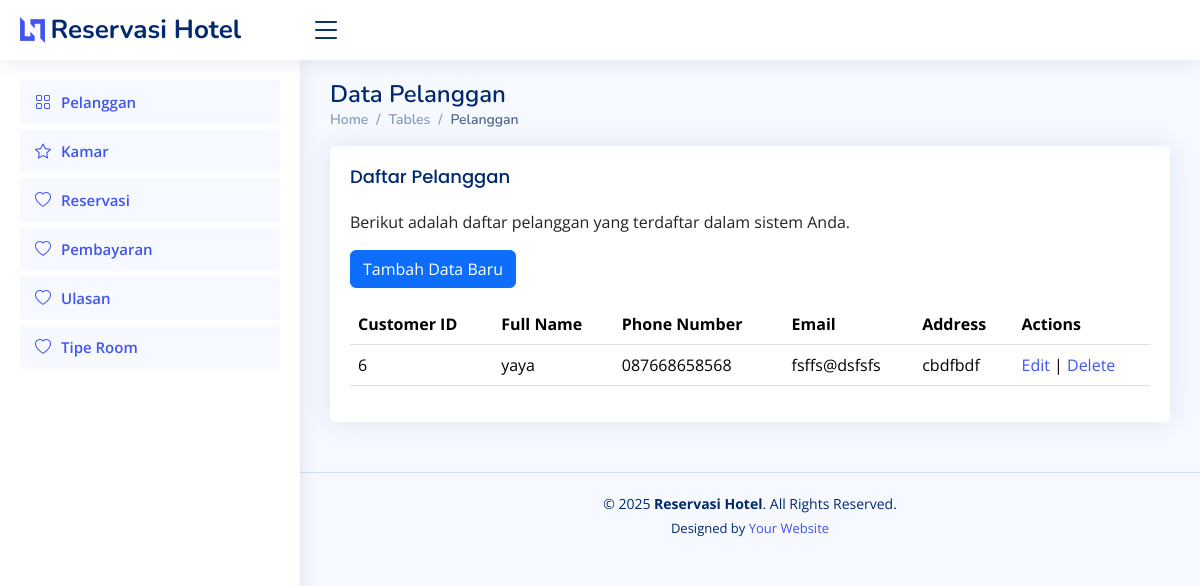
The app's page /pages/pelanggan_list.php, older data.
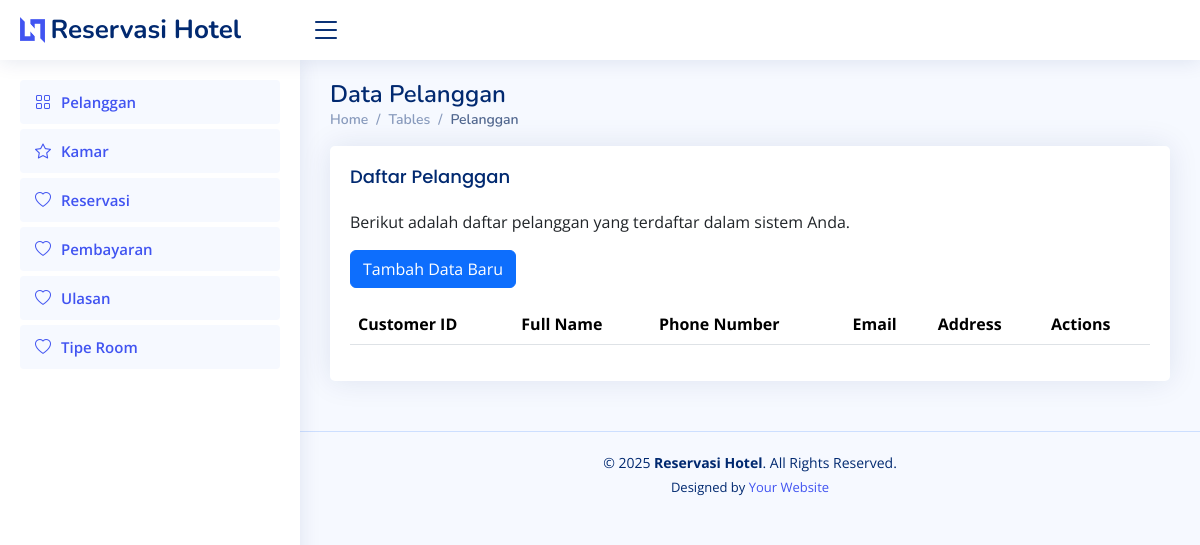
The same page, newer data.
### tables this page shows
CREATE TABLE `pelanggan` (
  `CustomerID` int(11) NOT NULL,
  `FullName` varchar(255) NOT NULL,
  `PhoneNumber` varchar(15) NOT NULL,
  `Email` varchar(255) NOT NULL,
  `Address` text DEFAULT NULL
);

### pages/pelanggan_list.php (the view, shortened to what this page needs)
<!DOCTYPE html>
<html lang="en">
<?php include('../includes/header.php'); ?>
<body>
  <main id="main" class="main">
    <div class="pagetitle">
      <h1>Data Pelanggan</h1>
      <nav>
        <ol class="breadcrumb">
          <li class="breadcrumb-item"><a href="index.html">Home</a></li>
          <li class="breadcrumb-item">Tables</li>
          <li class="breadcrumb-item active">Pelanggan</li>
        </ol>
      </nav>
    </div>
    <section class="section">
      <div class="row">
        <div class="col-lg-12">
          <div class="card">
            <div class="card-body">
              <h5 class="card-title">Daftar Pelanggan</h5>
              <p>Berikut adalah daftar pelanggan yang terdaftar dalam sistem Anda.</p>
              <a href="pelanggan_create.php" class="btn btn-primary mb-3">Tambah Data Baru</a>
              <?php include('../includes/db_connect.php'); ?>
              <table class="table datatable">
                <thead>
                  <tr>
                    <th>Customer ID</th>
                    <th>Full Name</th>
                    <th>Phone Number</th>
                    <th>Email</th>
                    <th>Address</th>
                    <th>Actions</th>
                  </tr>
                </thead>
                <tbody>
                  <?php
                  $sql = "SELECT * FROM pelanggan";
                  $result = $conn->query($sql);
                  while ($row = $result->fetch_assoc()) {
                    echo "<tr>
                            <td>{$row['CustomerID']}</td>
                            <td>{$row['FullName']}</td>
                            <td>{$row['PhoneNumber']}</td>
                            <td>{$row['Email']}</td>
                            <td>{$row['Address']}</td>
                            <td>
                              <a href='pelanggan_edit.php?id={$row['CustomerID']}'>Edit</a> |
                              <a href='pelanggan_delete.php?id={$row['CustomerID']}'>Delete</a>
                            </td>
                          </tr>";
                  }
                  ?>
                </tbody>
              </table>
            </div>
          </div>
        </div>
      </div>
    </section>
  </main>
  <?php include('../includes/footer.php'); ?>
</body>
</html>

Row changes from the older to the newer data that the page shows:
removed pelanggan: CustomerID "6", FullName "yaya", PhoneNumber "087668658568", Email "fsffs@dsfsfs", Address "cbdfbdf"
